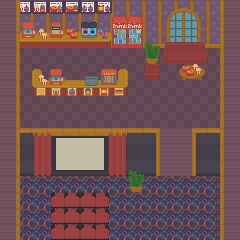

A 2D game scene composited from a Tiled map and its tileset images. What follows is a short description and the map's XML, with every tile layer's data as written:
An orthogonal 15x15 tile map with 16x16 px tiles, 3 tile layers (Tile Layer 1, objetos, marcos), 4 tilesets and 17 objects.

<map version="1.10" tiledversion="1.11.2" orientation="orthogonal" renderorder="right-down" width="15" height="15" tilewidth="16" tileheight="16" infinite="0" nextlayerid="9" nextobjectid="21">
 <tileset firstgid="1" source="../tsx/buildings_all.tsx" />
 <tileset firstgid="5473" source="../tsx/interior.tsx" />
 <tileset firstgid="14508" source="../tsx/tiles.tsx" />
 <tileset firstgid="17523" source="../tsx/train.tsx" />
 <layer id="1" name="Tile Layer 1" width="15" height="15">
  <data encoding="csv">
12015,11872,11872,11872,11872,11872,11872,11872,11872,11872,11873,11874,11875,11872,12015,
12015,12011,12011,12011,12011,12011,12011,12011,12011,12011,12012,12013,12014,12011,12015,
12015,12150,12150,12150,12150,12150,12150,12150,12150,12150,12151,12152,12153,12150,12015,
12015,12289,12289,12289,12289,12289,12289,12289,12289,12289,12289,12289,12289,12289,12015,
12015,12289,12289,12289,12289,12289,12289,12289,12289,12289,12289,12289,12289,12289,12015,
12015,12289,12289,12289,12289,12289,12289,12289,12289,12289,12289,12289,12289,12289,12015,
12015,12289,12289,12289,12289,12289,12289,12289,12289,12289,12289,12289,12289,12289,12015,
12015,12289,12289,12289,12289,12289,12289,12289,12289,12289,12289,12289,12289,12289,12015,
12015,11910,11910,11910,11910,11910,11910,11910,11910,11910,12015,12016,11910,11910,12015,
12015,12049,12049,12049,12049,12049,12049,12049,12049,12049,12154,12155,12049,12049,12015,
12015,12188,12188,12188,12188,12188,12188,12188,12188,12188,12293,12294,12188,12188,12015,
12015,12327,12327,12327,12327,12327,12327,12327,12327,12327,12327,12327,12327,12327,12015,
12015,12327,12327,12327,12327,12327,12327,12327,12327,12327,12327,12327,12327,12327,12015,
12015,12327,12327,12327,12327,12327,12327,12327,12327,12327,12327,12327,12327,12327,12015,
12015,12327,12327,12327,12327,12327,12327,12327,12327,12327,12327,12327,12327,12327,12015
</data>
 </layer>
 <layer id="3" name="objetos" width="15" height="15">
  <data encoding="csv">
0,11763,11764,11765,11766,11767,11768,11769,11770,0,0,0,0,0,0,
0,11902,11903,11904,11905,11906,11907,11908,11909,0,0,0,0,0,0,
0,12041,12042,12043,12044,12045,12046,12047,12048,11597,11894,11895,11896,0,0,
0,0,0,0,0,0,0,0,0,11736,12033,12034,12035,0,0,
0,0,12180,12181,12182,12183,12184,12185,0,12317,0,12168,12169,0,0,
0,0,12319,12320,12321,12322,12323,12324,0,0,0,0,0,0,0,
0,0,0,0,0,0,0,0,0,0,0,0,0,0,0,
0,0,0,0,0,0,0,0,0,0,0,0,0,0,0,
0,12008,11633,11634,11635,11636,11637,11638,0,11868,0,0,11867,12008,0,
0,0,11772,11773,11774,11775,11776,11777,0,12007,0,0,12006,0,0,
0,0,11911,11912,11913,11914,11915,11916,11595,12007,0,0,12006,0,0,
0,0,0,0,0,0,0,0,11734,0,0,0,0,0,0,
0,0,0,12050,12051,12051,12052,0,0,0,0,0,0,0,0,
0,0,0,12050,12051,12051,12052,0,0,0,0,0,0,0,0,
0,0,0,12050,12051,12051,12052,0,0,0,0,0,0,0,0
</data>
 </layer>
 <layer id="2" name="marcos" width="15" height="15">
  <data encoding="csv">
0,11867,0,0,0,0,0,0,0,0,0,0,0,11868,0,
0,11867,0,0,0,0,0,0,0,0,0,0,0,11868,0,
0,11867,0,0,0,0,0,0,0,0,0,0,0,11868,0,
0,11867,0,0,0,0,0,0,0,0,0,0,0,11868,0,
0,11867,0,0,0,0,0,0,0,0,0,0,0,11868,0,
0,11867,0,0,0,0,0,0,0,0,0,0,0,11868,0,
0,11867,0,0,0,0,0,0,0,0,0,0,0,11868,0,
0,11867,0,0,0,0,0,0,0,0,0,0,0,11868,0,
0,11867,12008,12008,12008,12008,12008,12008,12008,12008,0,0,12008,11868,0,
0,11867,0,0,0,0,0,0,0,0,0,0,0,11868,0,
0,11867,0,0,0,0,0,0,0,0,0,0,0,11868,0,
0,11867,0,0,0,0,0,0,0,0,0,0,0,11868,0,
0,11867,0,0,0,0,0,0,0,0,0,0,0,11868,0,
0,11867,0,0,0,0,0,0,0,0,0,0,0,11868,0,
0,11867,0,0,0,0,0,0,0,0,0,0,0,11868,0
</data>
 </layer>
 <objectgroup id="6" name="colisiones">
  <object id="2" x="32" y="64" width="16" height="32" />
  <object id="3" x="32" y="80" width="96" height="16" />
  <object id="4" x="112" y="64" width="16" height="32" />
  <object id="5" x="16" y="0" width="208" height="48" />
  <object id="7" x="144" y="48" width="64" height="16" />
  <object id="8" x="144" y="64" width="16" height="16" />
  <object id="9" x="192" y="64" width="16" height="16" />
  <object id="10" x="176" y="64" width="32" height="16" />
  <object id="11" x="16" y="128" width="144" height="48" />
  <object id="12" x="128" y="176" width="16" height="16" />
  <object id="13" x="192" y="128" width="32" height="48" />
  <object id="15" x="0" y="0" width="16" height="240" />
  <object id="16" x="224" y="0" width="16" height="240" />
  <object id="17" x="48" y="192" width="64" height="48" />
 </objectgroup>
 <objectgroup id="8" name="interacciones">
  <properties>
   <property name="spawnX" type="float" value="160" />
   <property name="spawnY" type="float" value="64" />
   <property name="targetMap" value="exteriores/entretenimiento.tmx" />
   <property name="tipo" value="portal" />
   <property name="transicion" value="fade" />
  </properties>
  <object id="18" x="160" y="224" width="48" height="16">
   <properties>
    <property name="spawnX" type="float" value="160" />
    <property name="spawnY" type="float" value="64" />
    <property name="targetMap" value="exteriores/entretenimiento.tmx" />
    <property name="tipo" value="portal" />
    <property name="transicion" value="fade" />
   </properties>
  </object>
  <object id="19" x="16" y="0" width="208" />
  <object id="20" x="16" y="240" width="208" />
 </objectgroup>
</map>
